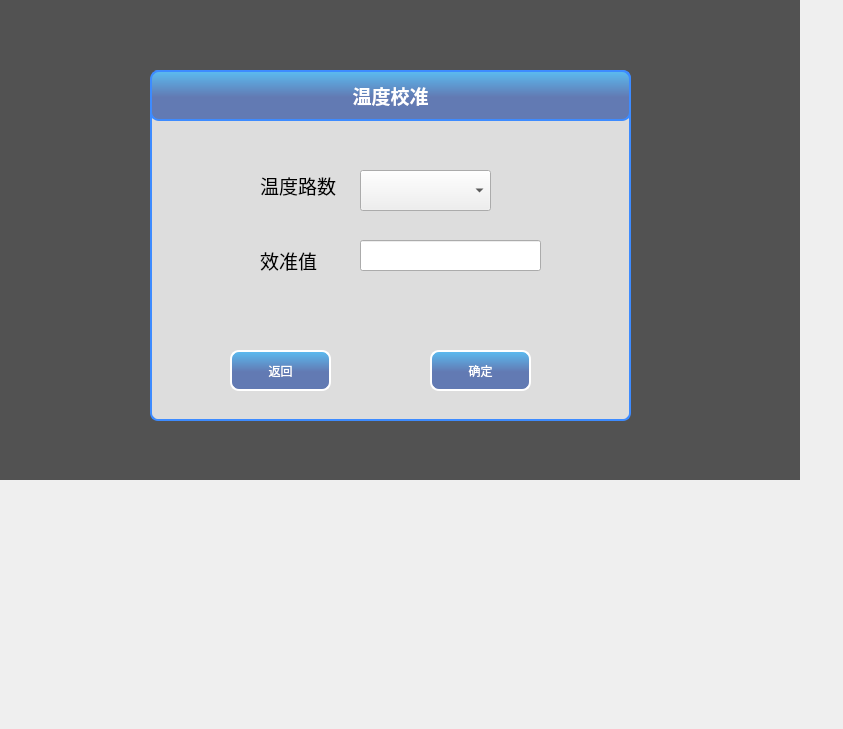
<?xml version="1.0" encoding="UTF-8"?>
<ui version="4.0">
 <class>tempecalibrateClass</class>
 <widget class="QWidget" name="tempecalibrateClass">
  <property name="geometry">
   <rect>
    <x>0</x>
    <y>0</y>
    <width>843</width>
    <height>729</height>
   </rect>
  </property>
  <property name="windowTitle">
   <string>tempecalibrate</string>
  </property>
  <property name="styleSheet">
   <string notr="true">QPushButton {
	background-color: qlineargradient(spread:pad, x1:1, y1:0.67, x2:1, y2:0, stop:0.204545 rgba(98, 122, 179, 255), stop:1 rgba(91, 188, 241, 255));

color: rgb(255, 255, 255);
border-style: solid;
border-width: 2px;
border-radius:9px;
}

QGroupBox#groupBox {
	border: 2px solid rgb(61, 139, 255);
	border-radius: 8px;	
	background-color: rgb(221, 221, 221);
}</string>
  </property>
  <widget class="QWidget" name="widget" native="true">
   <property name="geometry">
    <rect>
     <x>0</x>
     <y>0</y>
     <width>800</width>
     <height>480</height>
    </rect>
   </property>
   <property name="styleSheet">
    <string notr="true">#widget{background-color: rgba(38, 38, 38, 200)}</string>
   </property>
   <widget class="QGroupBox" name="groupBox">
    <property name="geometry">
     <rect>
      <x>150</x>
      <y>70</y>
      <width>481</width>
      <height>351</height>
     </rect>
    </property>
    <property name="title">
     <string>GroupBox</string>
    </property>
    <widget class="QLabel" name="label">
     <property name="geometry">
      <rect>
       <x>0</x>
       <y>0</y>
       <width>481</width>
       <height>51</height>
      </rect>
     </property>
     <property name="sizePolicy">
      <sizepolicy hsizetype="Expanding" vsizetype="Preferred">
       <horstretch>0</horstretch>
       <verstretch>0</verstretch>
      </sizepolicy>
     </property>
     <property name="font">
      <font>
       <pointsize>14</pointsize>
       <weight>75</weight>
       <bold>true</bold>
      </font>
     </property>
     <property name="styleSheet">
      <string notr="true">background-color: qlineargradient(spread:pad, x1:1, y1:0.67, x2:1, y2:0, stop:0.204545 rgba(98, 122, 179, 255), stop:1 rgba(91, 188, 241, 255));

color: rgb(255, 255, 255);
border-style: solid;
border-width: 2px;
border-radius:9px;
border-color: rgb(61, 139, 255);</string>
     </property>
     <property name="text">
      <string>温度校准</string>
     </property>
     <property name="alignment">
      <set>Qt::AlignCenter</set>
     </property>
    </widget>
    <widget class="QComboBox" name="cb_channel">
     <property name="geometry">
      <rect>
       <x>210</x>
       <y>100</y>
       <width>131</width>
       <height>41</height>
      </rect>
     </property>
     <property name="font">
      <font>
       <pointsize>14</pointsize>
      </font>
     </property>
    </widget>
    <widget class="QLabel" name="label_2">
     <property name="geometry">
      <rect>
       <x>110</x>
       <y>100</y>
       <width>91</width>
       <height>31</height>
      </rect>
     </property>
     <property name="font">
      <font>
       <pointsize>14</pointsize>
      </font>
     </property>
     <property name="text">
      <string>温度路数</string>
     </property>
    </widget>
    <widget class="QLineEdit" name="edittemp">
     <property name="geometry">
      <rect>
       <x>210</x>
       <y>170</y>
       <width>181</width>
       <height>31</height>
      </rect>
     </property>
     <property name="font">
      <font>
       <pointsize>14</pointsize>
      </font>
     </property>
    </widget>
    <widget class="QLabel" name="label_3">
     <property name="geometry">
      <rect>
       <x>110</x>
       <y>180</y>
       <width>61</width>
       <height>21</height>
      </rect>
     </property>
     <property name="font">
      <font>
       <pointsize>14</pointsize>
      </font>
     </property>
     <property name="text">
      <string>效准值</string>
     </property>
    </widget>
    <widget class="QPushButton" name="pb_close">
     <property name="geometry">
      <rect>
       <x>80</x>
       <y>280</y>
       <width>101</width>
       <height>41</height>
      </rect>
     </property>
     <property name="text">
      <string>返回</string>
     </property>
    </widget>
    <widget class="QPushButton" name="pb_ok">
     <property name="geometry">
      <rect>
       <x>280</x>
       <y>280</y>
       <width>101</width>
       <height>41</height>
      </rect>
     </property>
     <property name="text">
      <string>确定</string>
     </property>
    </widget>
   </widget>
  </widget>
 </widget>
 <layoutdefault spacing="6" margin="11"/>
 <resources/>
 <connections/>
</ui>
